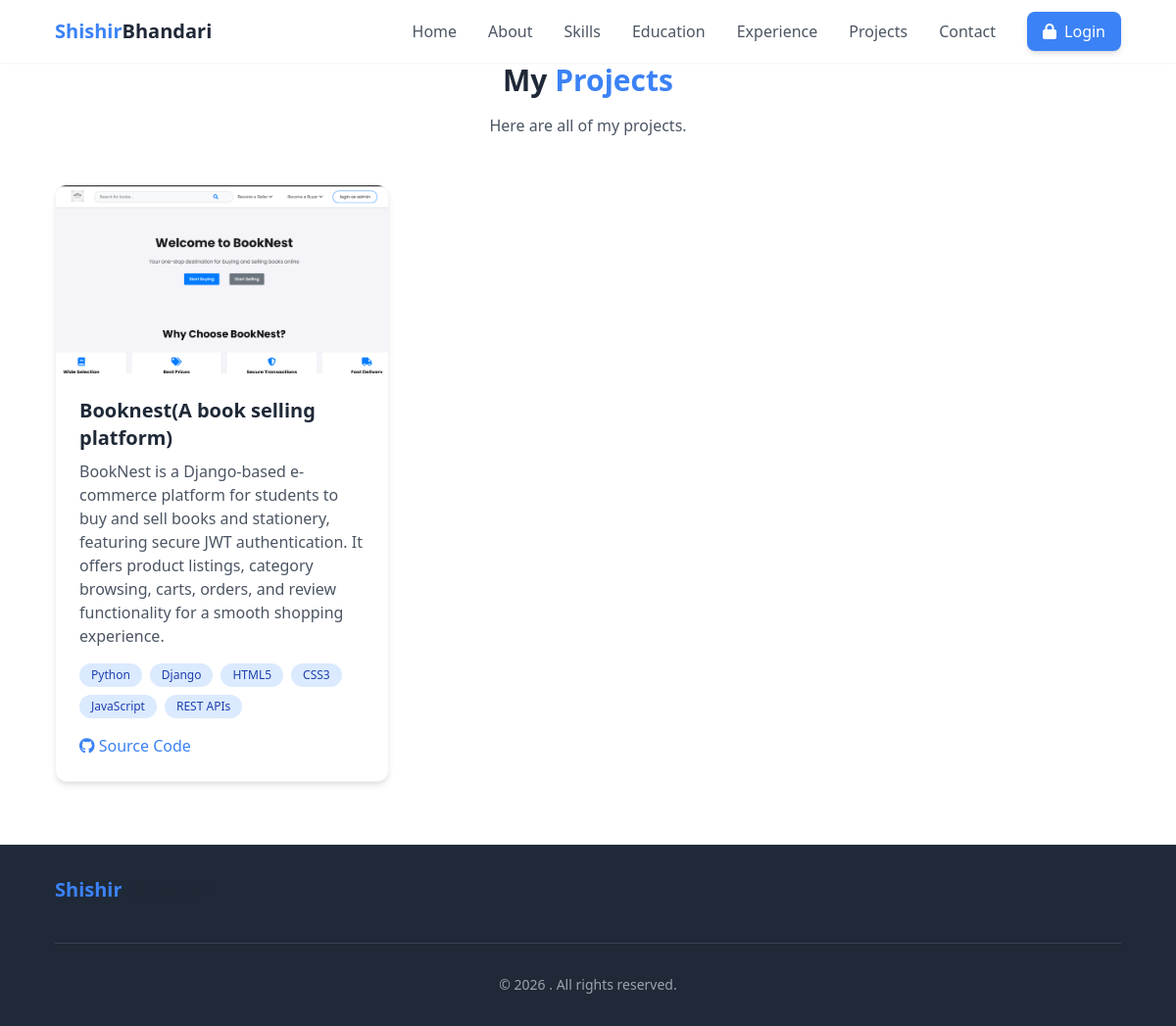
Screenshot of /all-projects/ with the database file from the repository.
### index/models.py (models this page shows, shortened)
class Project(models.Model):
    title = models.CharField(max_length=200)
    description = models.TextField()
    image = models.ImageField(upload_to='project_images/')
    tools_used = models.ManyToManyField(Tools, blank=True)
    url = models.URLField(blank=True, null=True)
    github_url = models.URLField(blank=True, null=True)

class Tools(models.Model):
    name = models.CharField(max_length=50)
    icon_class = models.CharField(max_length=50)

### index/views.py (the view)
# urls.py: path('all-projects/', all_projects_view, name='all_projects'),
def all_projects_view(request):
    projects = Project.objects.all()
    return render(request, 'projects.html', {'projects': projects})

### templates/projects.html (shortened to what this page needs)
{% extends 'base.html' %}
{% block content %}
<section id="projects" class="py-16 bg-white">
    <div class="max-w-6xl mx-auto px-4 sm:px-6 lg:px-8">
        <h2 class="text-3xl font-bold text-center mb-4 animate-fade-in">My <span class="text-blue-500">Projects</span></h2>
        <p class="text-gray-600 text-center mb-12 max-w-2xl mx-auto animate-fade-in delay-100">Here are all of my projects.</p>
        <div class="grid md:grid-cols-2 lg:grid-cols-3 gap-8">
            {% for project in projects %}
            <div class="project-card bg-white rounded-xl overflow-hidden shadow-md border border-gray-100 animate-fade-in">
                <div class="h-48 bg-blue-100 flex items-center justify-center">
                    {% if project.image %}
                        <img src="{{ project.image.url }}" alt="{{ project.title }}" class="object-cover w-full h-full" />
                    {% else %}
                        <i class="fas fa-shopping-cart text-5xl text-blue-500"></i>
                    {% endif %}
                </div>
                <div class="p-6">
                    <h3 class="text-xl font-semibold mb-2">{{ project.title }}</h3>
                    <p class="text-gray-600 mb-4">{{ project.description }}</p>
                    <div class="flex flex-wrap gap-2 mb-4">
                        {% for tool in project.tools_used.all %}
                            <span class="bg-blue-100 text-blue-800 text-xs px-3 py-1 rounded-full">{{ tool.name }}</span>
                        {% endfor %}
                    </div>
                    <div class="flex space-x-3">
                        {% if project.github_url %}
                            <a href="{{ project.github_url }}" class="text-blue-500 hover:text-blue-700"><i class="fab fa-github"></i> Source Code</a>
                        {% endif %}
                    </div>
                </div>
            </div>
            {% endfor %}
        </div>
    </div>
</section>
{% endblock %}

### static/index.css (style rules this page uses)
.animate-fade-in { animation: fadeIn 1s ease-out forwards; }
.delay-100 { animation-delay: 0.1s; }
.project-card { transition: all 0.3s ease; }

### rows the page displays
Project: image (picture), title "Booknest(A book selling platform)", description "BookNest is a Django-based e-commerce platform for students to buy and sell books and stationery, featuring secure JWT authentication. It offers product listings, category browsing, carts, orders, and review functionality for a smooth shopping experience."
Tools: name "Python"
Tools: name "Django"
Tools: name "HTML5"
Tools: name "CSS3"
Tools: name "JavaScript"
Tools: name "REST APIs"
